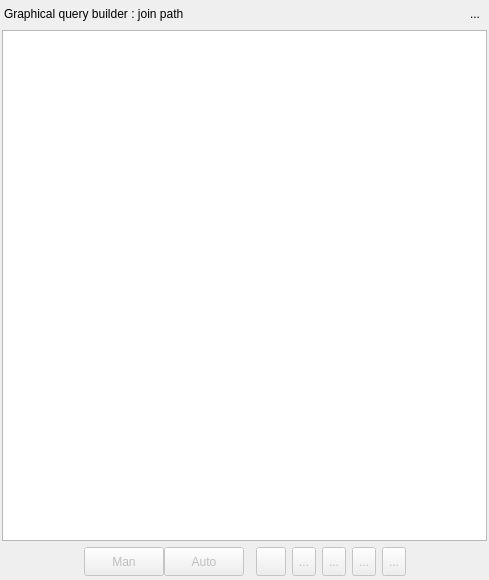
<?xml version="1.0" encoding="UTF-8"?>
<ui version="4.0">
 <class>QueryBuilderPathWidget</class>
 <widget class="QWidget" name="QueryBuilderPathWidget">
  <property name="enabled">
   <bool>true</bool>
  </property>
  <property name="geometry">
   <rect>
    <x>0</x>
    <y>0</y>
    <width>489</width>
    <height>580</height>
   </rect>
  </property>
  <property name="sizePolicy">
   <sizepolicy hsizetype="MinimumExpanding" vsizetype="Preferred">
    <horstretch>0</horstretch>
    <verstretch>0</verstretch>
   </sizepolicy>
  </property>
  <property name="minimumSize">
   <size>
    <width>260</width>
    <height>300</height>
   </size>
  </property>
  <property name="maximumSize">
   <size>
    <width>524287</width>
    <height>524287</height>
   </size>
  </property>
  <property name="windowTitle">
   <string>Model Objects</string>
  </property>
  <property name="windowIcon">
   <iconset resource="../res/resources.qrc">
    <normaloff>:/icones/icones/pgsqlModeler48x48.png</normaloff>:/icones/icones/pgsqlModeler48x48.png</iconset>
  </property>
  <property name="floating" stdset="0">
   <bool>false</bool>
  </property>
  <layout class="QGridLayout" name="gridLayout_5">
   <property name="leftMargin">
    <number>2</number>
   </property>
   <property name="topMargin">
    <number>2</number>
   </property>
   <property name="rightMargin">
    <number>2</number>
   </property>
   <property name="bottomMargin">
    <number>4</number>
   </property>
   <item row="0" column="0">
    <widget class="QWidget" name="title_wgt" native="true">
     <property name="font">
      <font>
       <pointsize>9</pointsize>
      </font>
     </property>
     <layout class="QHBoxLayout" name="horizontalLayout_3">
      <property name="spacing">
       <number>0</number>
      </property>
      <property name="leftMargin">
       <number>2</number>
      </property>
      <property name="topMargin">
       <number>2</number>
      </property>
      <property name="rightMargin">
       <number>2</number>
      </property>
      <property name="bottomMargin">
       <number>0</number>
      </property>
      <item>
       <widget class="QLabel" name="title_lbl">
        <property name="font">
         <font>
          <pointsize>9</pointsize>
          <italic>false</italic>
         </font>
        </property>
        <property name="text">
         <string>Graphical query builder : join path</string>
        </property>
       </widget>
      </item>
      <item>
       <widget class="QToolButton" name="hide_tb">
        <property name="minimumSize">
         <size>
          <width>20</width>
          <height>20</height>
         </size>
        </property>
        <property name="maximumSize">
         <size>
          <width>20</width>
          <height>20</height>
         </size>
        </property>
        <property name="toolTip">
         <string>Hide this widget</string>
        </property>
        <property name="text">
         <string>...</string>
        </property>
        <property name="icon">
         <iconset resource="../res/resources.qrc">
          <normaloff>:/icones/icones/fechar1.png</normaloff>:/icones/icones/fechar1.png</iconset>
        </property>
        <property name="autoRaise">
         <bool>true</bool>
        </property>
       </widget>
      </item>
     </layout>
    </widget>
   </item>
   <item row="2" column="0">
    <widget class="QWidget" name="content_wgt" native="true">
     <layout class="QGridLayout" name="gridLayout_3">
      <property name="leftMargin">
       <number>0</number>
      </property>
      <property name="topMargin">
       <number>0</number>
      </property>
      <property name="rightMargin">
       <number>0</number>
      </property>
      <property name="bottomMargin">
       <number>0</number>
      </property>
      <property name="verticalSpacing">
       <number>0</number>
      </property>
      <item row="0" column="0">
       <widget class="QSplitter" name="splitter">
        <property name="orientation">
         <enum>Qt::Vertical</enum>
        </property>
        <widget class="QStackedWidget" name="visaoobjetos_stw">
         <property name="enabled">
          <bool>true</bool>
         </property>
         <property name="minimumSize">
          <size>
           <width>0</width>
           <height>0</height>
          </size>
         </property>
         <property name="currentIndex">
          <number>0</number>
         </property>
         <widget class="QWidget" name="visaoobjetos_stwPage1_2">
          <layout class="QGridLayout" name="gridLayout_4">
           <property name="leftMargin">
            <number>0</number>
           </property>
           <property name="topMargin">
            <number>0</number>
           </property>
           <property name="rightMargin">
            <number>0</number>
           </property>
           <property name="bottomMargin">
            <number>0</number>
           </property>
           <property name="spacing">
            <number>0</number>
           </property>
           <item row="0" column="0">
            <widget class="QTableWidget" name="manual_path_tw">
             <property name="sizeAdjustPolicy">
              <enum>QAbstractScrollArea::AdjustIgnored</enum>
             </property>
             <property name="editTriggers">
              <set>QAbstractItemView::NoEditTriggers</set>
             </property>
             <property name="horizontalScrollMode">
              <enum>QAbstractItemView::ScrollPerItem</enum>
             </property>
             <property name="columnCount">
              <number>1</number>
             </property>
             <attribute name="horizontalHeaderVisible">
              <bool>false</bool>
             </attribute>
             <attribute name="horizontalHeaderHighlightSections">
              <bool>false</bool>
             </attribute>
             <attribute name="horizontalHeaderMinimumSectionSize">
              <number>0</number>
             </attribute>
             <attribute name="horizontalHeaderStretchLastSection">
              <bool>true</bool>
             </attribute>
             <attribute name="verticalHeaderVisible">
              <bool>true</bool>
             </attribute>
             <attribute name="verticalHeaderCascadingSectionResizes">
              <bool>false</bool>
             </attribute>
             <attribute name="verticalHeaderDefaultSectionSize">
              <number>21</number>
             </attribute>
             <column>
              <property name="text">
               <string>Manual path :</string>
              </property>
             </column>
            </widget>
           </item>
          </layout>
         </widget>
         <widget class="QWidget" name="visaoobjetos_stwPage2_2">
          <layout class="QGridLayout" name="gridLayout_2">
           <property name="leftMargin">
            <number>0</number>
           </property>
           <property name="topMargin">
            <number>0</number>
           </property>
           <property name="rightMargin">
            <number>0</number>
           </property>
           <property name="bottomMargin">
            <number>0</number>
           </property>
           <property name="horizontalSpacing">
            <number>0</number>
           </property>
          </layout>
         </widget>
        </widget>
       </widget>
      </item>
     </layout>
    </widget>
   </item>
   <item row="3" column="0">
    <layout class="QHBoxLayout" name="horizontalLayout">
     <item>
      <spacer name="horizontalSpacer">
       <property name="orientation">
        <enum>Qt::Horizontal</enum>
       </property>
       <property name="sizeHint" stdset="0">
        <size>
         <width>40</width>
         <height>20</height>
        </size>
       </property>
      </spacer>
     </item>
     <item>
      <layout class="QHBoxLayout" name="horizontalLayout_4">
       <property name="spacing">
        <number>0</number>
       </property>
       <property name="sizeConstraint">
        <enum>QLayout::SetDefaultConstraint</enum>
       </property>
       <item>
        <widget class="QPushButton" name="man_btn">
         <property name="enabled">
          <bool>false</bool>
         </property>
         <property name="sizePolicy">
          <sizepolicy hsizetype="Minimum" vsizetype="Minimum">
           <horstretch>0</horstretch>
           <verstretch>0</verstretch>
          </sizepolicy>
         </property>
         <property name="toolTip">
          <string>Join path from manually selected relations</string>
         </property>
         <property name="text">
          <string>Man</string>
         </property>
        </widget>
       </item>
       <item>
        <widget class="QPushButton" name="auto_btn">
         <property name="enabled">
          <bool>false</bool>
         </property>
         <property name="sizePolicy">
          <sizepolicy hsizetype="Minimum" vsizetype="Minimum">
           <horstretch>0</horstretch>
           <verstretch>0</verstretch>
          </sizepolicy>
         </property>
         <property name="minimumSize">
          <size>
           <width>0</width>
           <height>0</height>
          </size>
         </property>
         <property name="baseSize">
          <size>
           <width>0</width>
           <height>0</height>
          </size>
         </property>
         <property name="contextMenuPolicy">
          <enum>Qt::DefaultContextMenu</enum>
         </property>
         <property name="toolTip">
          <string>Calculate candidate join paths from the solver</string>
         </property>
         <property name="text">
          <string>Auto</string>
         </property>
         <property name="autoDefault">
          <bool>false</bool>
         </property>
         <property name="default">
          <bool>false</bool>
         </property>
         <property name="flat">
          <bool>false</bool>
         </property>
        </widget>
       </item>
      </layout>
     </item>
     <item>
      <spacer name="horizontalSpacer_2">
       <property name="orientation">
        <enum>Qt::Horizontal</enum>
       </property>
       <property name="sizeType">
        <enum>QSizePolicy::Fixed</enum>
       </property>
       <property name="sizeHint" stdset="0">
        <size>
         <width>6</width>
         <height>20</height>
        </size>
       </property>
      </spacer>
     </item>
     <item>
      <widget class="QToolButton" name="select_tb">
       <property name="enabled">
        <bool>false</bool>
       </property>
       <property name="sizePolicy">
        <sizepolicy hsizetype="Preferred" vsizetype="Preferred">
         <horstretch>0</horstretch>
         <verstretch>0</verstretch>
        </sizepolicy>
       </property>
       <property name="minimumSize">
        <size>
         <width>0</width>
         <height>0</height>
        </size>
       </property>
       <property name="toolTip">
        <string>Set path</string>
       </property>
       <property name="text">
        <string/>
       </property>
       <property name="icon">
        <iconset resource="../res/resources.qrc">
         <normaloff>:/icones/icones/confirmar.png</normaloff>:/icones/icones/confirmar.png</iconset>
       </property>
       <property name="iconSize">
        <size>
         <width>22</width>
         <height>22</height>
        </size>
       </property>
       <property name="shortcut">
        <string>Return</string>
       </property>
      </widget>
     </item>
     <item>
      <widget class="QToolButton" name="list_view_tb">
       <property name="enabled">
        <bool>false</bool>
       </property>
       <property name="sizePolicy">
        <sizepolicy hsizetype="Preferred" vsizetype="Preferred">
         <horstretch>0</horstretch>
         <verstretch>0</verstretch>
        </sizepolicy>
       </property>
       <property name="minimumSize">
        <size>
         <width>0</width>
         <height>0</height>
        </size>
       </property>
       <property name="toolTip">
        <string>Search paths</string>
       </property>
       <property name="text">
        <string>...</string>
       </property>
       <property name="icon">
        <iconset resource="../res/resources.qrc">
         <normaloff>:/icones/icones/run.png</normaloff>:/icones/icones/run.png</iconset>
       </property>
       <property name="iconSize">
        <size>
         <width>22</width>
         <height>22</height>
        </size>
       </property>
       <property name="checkable">
        <bool>true</bool>
       </property>
      </widget>
     </item>
     <item>
      <widget class="QToolButton" name="options_tb">
       <property name="enabled">
        <bool>false</bool>
       </property>
       <property name="sizePolicy">
        <sizepolicy hsizetype="Preferred" vsizetype="Preferred">
         <horstretch>0</horstretch>
         <verstretch>0</verstretch>
        </sizepolicy>
       </property>
       <property name="minimumSize">
        <size>
         <width>0</width>
         <height>0</height>
        </size>
       </property>
       <property name="toolTip">
        <string>Dummy heuristics</string>
       </property>
       <property name="text">
        <string>...</string>
       </property>
       <property name="icon">
        <iconset resource="../res/resources.qrc">
         <normaloff>:/icones/icones/filter.png</normaloff>:/icones/icones/filter.png</iconset>
       </property>
       <property name="iconSize">
        <size>
         <width>22</width>
         <height>22</height>
        </size>
       </property>
       <property name="checkable">
        <bool>true</bool>
       </property>
       <property name="checked">
        <bool>false</bool>
       </property>
      </widget>
     </item>
     <item>
      <widget class="QToolButton" name="expand_all_tb">
       <property name="enabled">
        <bool>false</bool>
       </property>
       <property name="sizePolicy">
        <sizepolicy hsizetype="Preferred" vsizetype="Preferred">
         <horstretch>0</horstretch>
         <verstretch>0</verstretch>
        </sizepolicy>
       </property>
       <property name="minimumSize">
        <size>
         <width>0</width>
         <height>0</height>
        </size>
       </property>
       <property name="toolTip">
        <string>Expands all paths</string>
       </property>
       <property name="text">
        <string>...</string>
       </property>
       <property name="icon">
        <iconset resource="../res/resources.qrc">
         <normaloff>:/icones/icones/adicionar.png</normaloff>:/icones/icones/adicionar.png</iconset>
       </property>
       <property name="iconSize">
        <size>
         <width>22</width>
         <height>22</height>
        </size>
       </property>
       <property name="checkable">
        <bool>false</bool>
       </property>
      </widget>
     </item>
     <item>
      <widget class="QToolButton" name="collapse_all_tb">
       <property name="enabled">
        <bool>false</bool>
       </property>
       <property name="sizePolicy">
        <sizepolicy hsizetype="Preferred" vsizetype="Preferred">
         <horstretch>0</horstretch>
         <verstretch>0</verstretch>
        </sizepolicy>
       </property>
       <property name="minimumSize">
        <size>
         <width>0</width>
         <height>0</height>
        </size>
       </property>
       <property name="toolTip">
        <string>Collapses all paths</string>
       </property>
       <property name="text">
        <string>...</string>
       </property>
       <property name="icon">
        <iconset resource="../res/resources.qrc">
         <normaloff>:/icones/icones/remover.png</normaloff>:/icones/icones/remover.png</iconset>
       </property>
       <property name="iconSize">
        <size>
         <width>22</width>
         <height>22</height>
        </size>
       </property>
       <property name="checkable">
        <bool>false</bool>
       </property>
      </widget>
     </item>
     <item>
      <spacer name="horizontalSpacer_3">
       <property name="orientation">
        <enum>Qt::Horizontal</enum>
       </property>
       <property name="sizeHint" stdset="0">
        <size>
         <width>40</width>
         <height>20</height>
        </size>
       </property>
      </spacer>
     </item>
    </layout>
   </item>
  </layout>
 </widget>
 <tabstops>
  <tabstop>hide_tb</tabstop>
 </tabstops>
 <resources>
  <include location="../res/resources.qrc"/>
 </resources>
 <connections/>
</ui>
